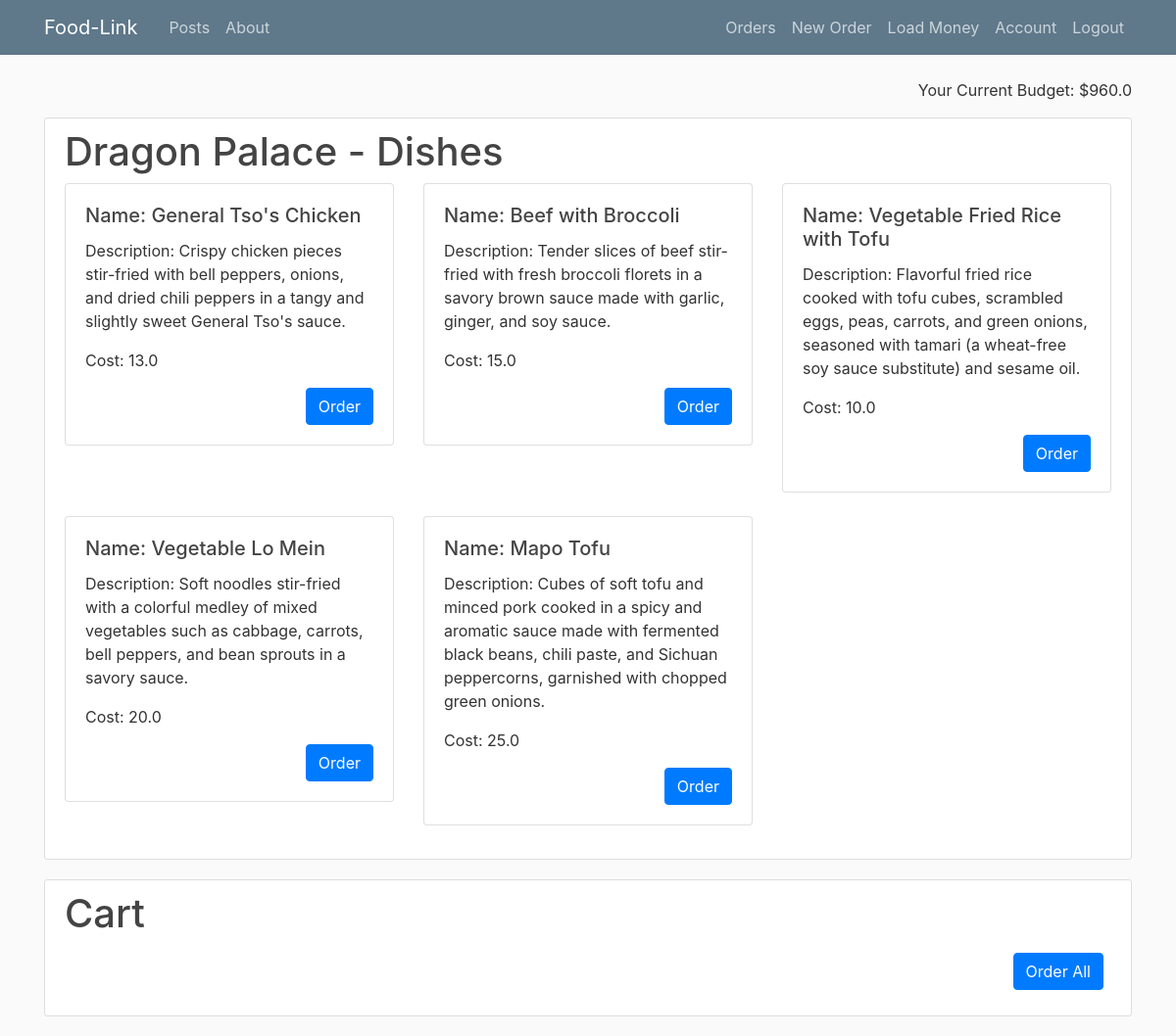
/restaurant/2/dishes (signed in), run on an earlier commit of the app's database.
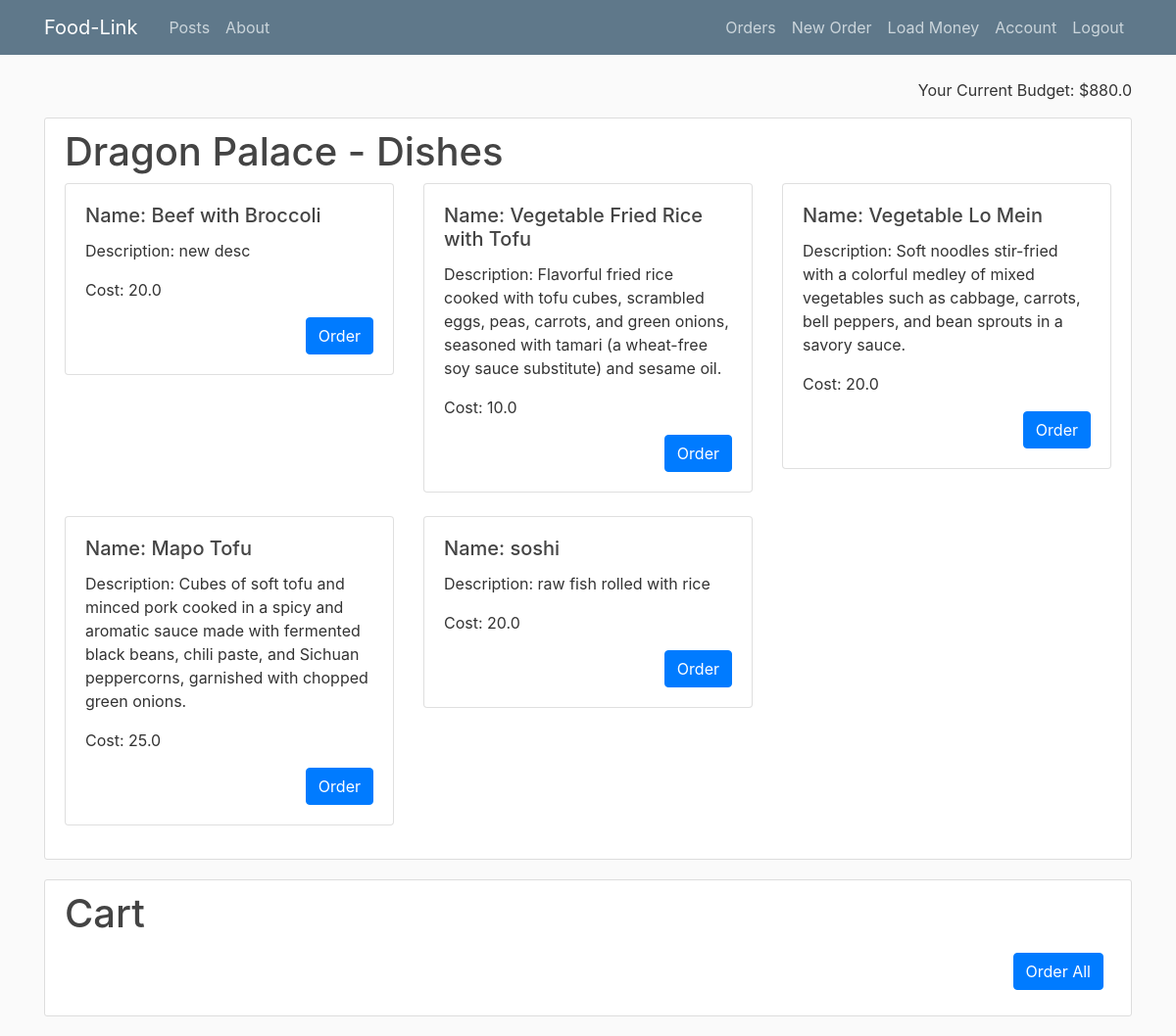
And on a later commit of the database.
### flaskblog/models.py (models this page shows, shortened)
class User(db.Model, UserMixin):
    id = db.Column(db.Integer, primary_key=True)
    username = db.Column(db.String(20), unique=True, nullable=False)
    email = db.Column(db.String(120), unique=True, nullable=False)
    address = db.Column(db.String(20), unique=False, nullable=False)
    image_file = db.Column(db.String(20), nullable=False, default='default.jpg')
    password = db.Column(db.String(60), nullable=False)
    user_type = db.Column(db.String(10), nullable=False, default='customer')
    food_type = db.Column(db.String(50), nullable=True)  # Type of food
    budget = db.Column(db.Float, nullable=False, default=0.0)  # Budget for user
    posts = db.relationship('Post', backref='author', lazy=True)

class Dish(db.Model):
    id = db.Column(db.Integer, primary_key=True)
    name = db.Column(db.String(50), nullable=False)
    description = db.Column(db.Text, nullable=False)
    cost = db.Column(db.Float, nullable=False)
    restaurant_owner_id = db.Column(db.Integer, db.ForeignKey('user.id'), nullable=False)
    restaurant_owner = db.relationship('User', backref=db.backref('dishes', lazy=True))
    is_deleted = db.Column(db.Boolean, unique=False, default=False)

### flaskblog/routes.py (the view, shortened to what this page needs)
@app.route('/restaurant/<int:restaurant_id>/dishes', methods=['GET', 'POST'])
@login_required
def restaurant_dishes(restaurant_id):
    if current_user.user_type != 'customer':
        flash("only clients can order dishes!", 'danger')
        return redirect(url_for('get_orders_admin'))
    restaurant = User.query.get_or_404(restaurant_id)
    dishes = Dish.query.filter_by(restaurant_owner_id=restaurant_id, is_deleted=False).all()
    order_dish_form = OrderDishForm()
    order_dishes = OrderDish.query.filter_by(customer_id=current_user.id, status='open').all()
    return render_template('restaurant_dishes.html', restaurant=restaurant, dishes=dishes, order_dishes=order_dishes, order_dish_form=order_dish_form, budget=current_user.budget)

### flaskblog/models.py (called while the page is built)
@login_manager.user_loader
def load_user(user_id):
    return User.query.get(int(user_id))

### flaskblog/templates/restaurant_dishes.html (shortened to what this page needs)
{% extends "layout.html" %}
{% block content %}
<div class="text-right">
    <p>Your Current Budget: ${{ budget }}</p>
</div>
<div class="content-section">
    <h1>{{ restaurant.username }} - Dishes</h1>
    <div class="row">
        {% for dish in dishes %}
            <div class="col-sm-12 col-md-6 col-lg-4 mb-4">
                <div class="card">
                    <div class="card-body">
                        <h5 class="card-title">Name: {{ dish.name }}</h5>
                        <p class="card-text">Description: {{ dish.description }}</p>
                        <p class="card-text">Cost: {{ dish.cost }}</p>
                        <div class="text-right">
                            <button class="btn btn-primary order-dish" data-id="{{ dish.id }}" data-toggle="modal" data-target="#orderModal{{ dish.id }}">Order</button>
                        </div>
                    </div>
                </div>
            </div>
        {% endfor %}
    </div>
</div>
<div class="content-section">
    <h1>Cart</h1>
    <form method="POST" action="{{ url_for('order_all') }}">
        <div class="text-right m-2">
            <div class="form-group">
                <button type="submit" class="btn btn-primary">Order All</button>
            </div>
        </div>
    </form>
</div>
{% endblock content %}

### flaskblog/templates/layout.html (shortened to what this page needs)
<!DOCTYPE html>
<html>
<head>
    <link rel="stylesheet" href="https://maxcdn.bootstrapcdn.com/bootstrap/4.0.0/css/bootstrap.min.css">
    <link rel="stylesheet" type="text/css" href="{{ url_for('static', filename='main.css') }}">
</head>
<body>
    <header class="site-header">
      <nav class="navbar navbar-expand-md navbar-dark bg-steel fixed-top">
        <div class="container">
          <a class="navbar-brand mr-4" href="/">Food-Link</a>
          <div class="collapse navbar-collapse" id="navbarToggle">
            <div class="navbar-nav mr-auto">
              {% if current_user.is_authenticated %}
              <a class="nav-item nav-link" href="{{ url_for('home') }}">Posts</a>
              {% endif %}
              <a class="nav-item nav-link" href="{{ url_for('about') }}">About</a>
            </div>
            <div class="navbar-nav">
              {% if current_user.is_authenticated %}
                {% if current_user.user_type == 'customer' %}
                    <a class="nav-item nav-link" href="{{ url_for('orders') }}">Orders</a>
                    <a class="nav-item nav-link" href="{{ url_for('create_order') }}">New Order</a>
                    <a class="nav-item nav-link" href="{{ url_for('load_money') }}">Load Money</a>
                    <a class="nav-item nav-link" href="{{ url_for('account') }}">Account</a>
                    <a class="nav-item nav-link" href="{{ url_for('logout') }}">Logout</a>
                {% endif %}
                {% else %}
                    <a class="nav-item nav-link" href="{{ url_for('login') }}">Login</a>
                    <a class="nav-item nav-link" href="{{ url_for('register') }}">Register</a>
                {% endif %}
            </div>
          </div>
        </div>
      </nav>
    </header>
    <main role="main" class="container">
      <div class="row">
        <div class="col-md-12">
          {% block content %}{% endblock %}
        </div>
      </div>
    </main>
</body>
</html>

### flaskblog/static/main.css (style rules this page uses)
body { background: #fafafa; color: #333333; margin-top: 5rem; }
h1, h2, h3, h4, h5, h6 { color: #444444; }
.bg-steel { background-color: #5f788a; }
.site-header .navbar-nav .nav-link { color: #cbd5db; }
.content-section { background: #ffffff; padding: 10px 20px; border: 1px solid #dddddd; border-radius: 3px; margin-bottom: 20px; }

What changed in the data, as far as the page shows it:
no longer on this page (row edited): Dish: name "General Tso's Chicken", description "Crispy chicken pieces stir-fried with bell peppers, onions, and dried chili peppers in a tangy and slightly sweet General Tso's sauce.", cost "13.0"
changed User (number 1 of 2 on the later page): budget "960.0" → "880.0"
changed Dish "Beef with Broccoli": description "Tender slices of beef stir-fried with fresh broccoli florets in a savory brown sauce made with garlic, ginger, and soy sauce." → "new desc"; cost "15.0" → "20.0"
added Dish: name "soshi", description "raw fish rolled with rice", cost "20.0"
